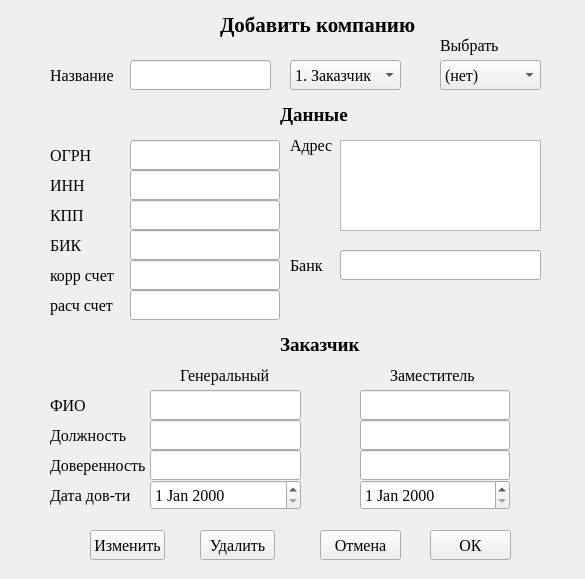
<?xml version="1.0" encoding="UTF-8"?>
<ui version="4.0">
 <class>widget</class>
 <widget class="QWidget" name="widget">
  <property name="geometry">
   <rect>
    <x>0</x>
    <y>0</y>
    <width>585</width>
    <height>579</height>
   </rect>
  </property>
  <property name="windowTitle">
   <string>Добавить заказчика</string>
  </property>
  <widget class="QLabel" name="label">
   <property name="geometry">
    <rect>
     <x>220</x>
     <y>10</y>
     <width>221</width>
     <height>30</height>
    </rect>
   </property>
   <property name="font">
    <font>
     <family>Times New Roman</family>
     <pointsize>16</pointsize>
     <bold>true</bold>
    </font>
   </property>
   <property name="text">
    <string>Добавить компанию</string>
   </property>
  </widget>
  <widget class="QLineEdit" name="company">
   <property name="geometry">
    <rect>
     <x>130</x>
     <y>60</y>
     <width>141</width>
     <height>30</height>
    </rect>
   </property>
   <property name="font">
    <font>
     <family>Times New Roman</family>
     <pointsize>12</pointsize>
    </font>
   </property>
   <property name="text">
    <string/>
   </property>
  </widget>
  <widget class="QLineEdit" name="kpp">
   <property name="geometry">
    <rect>
     <x>130</x>
     <y>200</y>
     <width>150</width>
     <height>30</height>
    </rect>
   </property>
   <property name="font">
    <font>
     <family>Times New Roman</family>
     <pointsize>12</pointsize>
    </font>
   </property>
   <property name="text">
    <string/>
   </property>
  </widget>
  <widget class="QLineEdit" name="inn">
   <property name="geometry">
    <rect>
     <x>130</x>
     <y>170</y>
     <width>150</width>
     <height>30</height>
    </rect>
   </property>
   <property name="font">
    <font>
     <family>Times New Roman</family>
     <pointsize>12</pointsize>
    </font>
   </property>
   <property name="text">
    <string/>
   </property>
  </widget>
  <widget class="QLineEdit" name="ogrn">
   <property name="geometry">
    <rect>
     <x>130</x>
     <y>140</y>
     <width>150</width>
     <height>30</height>
    </rect>
   </property>
   <property name="font">
    <font>
     <family>Times New Roman</family>
     <pointsize>12</pointsize>
    </font>
   </property>
   <property name="text">
    <string/>
   </property>
  </widget>
  <widget class="QLabel" name="label_2">
   <property name="geometry">
    <rect>
     <x>50</x>
     <y>60</y>
     <width>91</width>
     <height>30</height>
    </rect>
   </property>
   <property name="font">
    <font>
     <family>Times New Roman</family>
     <pointsize>12</pointsize>
    </font>
   </property>
   <property name="text">
    <string>Название</string>
   </property>
  </widget>
  <widget class="QLabel" name="label_3">
   <property name="geometry">
    <rect>
     <x>50</x>
     <y>200</y>
     <width>80</width>
     <height>30</height>
    </rect>
   </property>
   <property name="font">
    <font>
     <family>Times New Roman</family>
     <pointsize>12</pointsize>
    </font>
   </property>
   <property name="text">
    <string>КПП</string>
   </property>
  </widget>
  <widget class="QLabel" name="label_4">
   <property name="geometry">
    <rect>
     <x>50</x>
     <y>170</y>
     <width>80</width>
     <height>30</height>
    </rect>
   </property>
   <property name="font">
    <font>
     <family>Times New Roman</family>
     <pointsize>12</pointsize>
    </font>
   </property>
   <property name="text">
    <string>ИНН</string>
   </property>
  </widget>
  <widget class="QLabel" name="label_5">
   <property name="geometry">
    <rect>
     <x>50</x>
     <y>140</y>
     <width>80</width>
     <height>30</height>
    </rect>
   </property>
   <property name="font">
    <font>
     <family>Times New Roman</family>
     <pointsize>12</pointsize>
    </font>
   </property>
   <property name="text">
    <string>ОГРН</string>
   </property>
  </widget>
  <widget class="QLabel" name="label_6">
   <property name="geometry">
    <rect>
     <x>290</x>
     <y>130</y>
     <width>91</width>
     <height>30</height>
    </rect>
   </property>
   <property name="font">
    <font>
     <family>Times New Roman</family>
     <pointsize>12</pointsize>
    </font>
   </property>
   <property name="text">
    <string>Адрес</string>
   </property>
  </widget>
  <widget class="QPushButton" name="b_ok">
   <property name="geometry">
    <rect>
     <x>430</x>
     <y>530</y>
     <width>81</width>
     <height>30</height>
    </rect>
   </property>
   <property name="font">
    <font>
     <family>Times New Roman</family>
     <pointsize>12</pointsize>
    </font>
   </property>
   <property name="text">
    <string>ОК</string>
   </property>
  </widget>
  <widget class="QPushButton" name="b_cancel">
   <property name="geometry">
    <rect>
     <x>320</x>
     <y>530</y>
     <width>81</width>
     <height>30</height>
    </rect>
   </property>
   <property name="font">
    <font>
     <family>Times New Roman</family>
     <pointsize>12</pointsize>
    </font>
   </property>
   <property name="text">
    <string>Отмена</string>
   </property>
  </widget>
  <widget class="QLineEdit" name="korbill">
   <property name="geometry">
    <rect>
     <x>130</x>
     <y>260</y>
     <width>150</width>
     <height>30</height>
    </rect>
   </property>
   <property name="font">
    <font>
     <family>Times New Roman</family>
     <pointsize>12</pointsize>
    </font>
   </property>
   <property name="text">
    <string/>
   </property>
  </widget>
  <widget class="QLabel" name="label_7">
   <property name="geometry">
    <rect>
     <x>50</x>
     <y>260</y>
     <width>80</width>
     <height>30</height>
    </rect>
   </property>
   <property name="font">
    <font>
     <family>Times New Roman</family>
     <pointsize>12</pointsize>
    </font>
   </property>
   <property name="text">
    <string>корр счет</string>
   </property>
  </widget>
  <widget class="QLabel" name="label_8">
   <property name="geometry">
    <rect>
     <x>50</x>
     <y>230</y>
     <width>80</width>
     <height>30</height>
    </rect>
   </property>
   <property name="font">
    <font>
     <family>Times New Roman</family>
     <pointsize>12</pointsize>
    </font>
   </property>
   <property name="text">
    <string>БИК</string>
   </property>
  </widget>
  <widget class="QLineEdit" name="bik">
   <property name="geometry">
    <rect>
     <x>130</x>
     <y>230</y>
     <width>150</width>
     <height>30</height>
    </rect>
   </property>
   <property name="font">
    <font>
     <family>Times New Roman</family>
     <pointsize>12</pointsize>
    </font>
   </property>
   <property name="text">
    <string/>
   </property>
  </widget>
  <widget class="QLabel" name="label_9">
   <property name="geometry">
    <rect>
     <x>50</x>
     <y>290</y>
     <width>80</width>
     <height>30</height>
    </rect>
   </property>
   <property name="font">
    <font>
     <family>Times New Roman</family>
     <pointsize>12</pointsize>
    </font>
   </property>
   <property name="text">
    <string>расч счет</string>
   </property>
  </widget>
  <widget class="QLineEdit" name="rbill">
   <property name="geometry">
    <rect>
     <x>130</x>
     <y>290</y>
     <width>150</width>
     <height>30</height>
    </rect>
   </property>
   <property name="font">
    <font>
     <family>Times New Roman</family>
     <pointsize>12</pointsize>
    </font>
   </property>
   <property name="text">
    <string/>
   </property>
  </widget>
  <widget class="QLineEdit" name="bank">
   <property name="geometry">
    <rect>
     <x>340</x>
     <y>250</y>
     <width>201</width>
     <height>30</height>
    </rect>
   </property>
   <property name="font">
    <font>
     <family>Times New Roman</family>
     <pointsize>12</pointsize>
    </font>
   </property>
   <property name="text">
    <string/>
   </property>
  </widget>
  <widget class="QLineEdit" name="mng_boss">
   <property name="geometry">
    <rect>
     <x>360</x>
     <y>390</y>
     <width>150</width>
     <height>30</height>
    </rect>
   </property>
   <property name="font">
    <font>
     <family>Times New Roman</family>
     <pointsize>12</pointsize>
    </font>
   </property>
   <property name="text">
    <string/>
   </property>
  </widget>
  <widget class="QLineEdit" name="big_boss">
   <property name="geometry">
    <rect>
     <x>150</x>
     <y>390</y>
     <width>151</width>
     <height>30</height>
    </rect>
   </property>
   <property name="font">
    <font>
     <family>Times New Roman</family>
     <pointsize>12</pointsize>
    </font>
   </property>
   <property name="text">
    <string/>
   </property>
  </widget>
  <widget class="QLabel" name="label_11">
   <property name="geometry">
    <rect>
     <x>50</x>
     <y>390</y>
     <width>100</width>
     <height>30</height>
    </rect>
   </property>
   <property name="font">
    <font>
     <family>Times New Roman</family>
     <pointsize>12</pointsize>
    </font>
   </property>
   <property name="text">
    <string>ФИО</string>
   </property>
  </widget>
  <widget class="QLineEdit" name="mng_post">
   <property name="geometry">
    <rect>
     <x>360</x>
     <y>420</y>
     <width>150</width>
     <height>30</height>
    </rect>
   </property>
   <property name="font">
    <font>
     <family>Times New Roman</family>
     <pointsize>12</pointsize>
    </font>
   </property>
   <property name="text">
    <string/>
   </property>
  </widget>
  <widget class="QDateEdit" name="big_d_at">
   <property name="geometry">
    <rect>
     <x>150</x>
     <y>480</y>
     <width>151</width>
     <height>30</height>
    </rect>
   </property>
   <property name="font">
    <font>
     <family>Times New Roman</family>
     <pointsize>12</pointsize>
    </font>
   </property>
  </widget>
  <widget class="QLabel" name="label_15">
   <property name="geometry">
    <rect>
     <x>50</x>
     <y>480</y>
     <width>100</width>
     <height>30</height>
    </rect>
   </property>
   <property name="font">
    <font>
     <family>Times New Roman</family>
     <pointsize>12</pointsize>
    </font>
   </property>
   <property name="text">
    <string>Дата дов-ти</string>
   </property>
  </widget>
  <widget class="QLabel" name="label_16">
   <property name="geometry">
    <rect>
     <x>280</x>
     <y>100</y>
     <width>81</width>
     <height>30</height>
    </rect>
   </property>
   <property name="font">
    <font>
     <family>Times New Roman</family>
     <pointsize>14</pointsize>
     <bold>true</bold>
    </font>
   </property>
   <property name="text">
    <string>Данные</string>
   </property>
  </widget>
  <widget class="QLabel" name="label_18">
   <property name="geometry">
    <rect>
     <x>280</x>
     <y>330</y>
     <width>111</width>
     <height>30</height>
    </rect>
   </property>
   <property name="font">
    <font>
     <family>Times New Roman</family>
     <pointsize>14</pointsize>
     <bold>true</bold>
    </font>
   </property>
   <property name="text">
    <string>Заказчик</string>
   </property>
  </widget>
  <widget class="QLineEdit" name="big_post">
   <property name="geometry">
    <rect>
     <x>150</x>
     <y>420</y>
     <width>151</width>
     <height>30</height>
    </rect>
   </property>
   <property name="font">
    <font>
     <family>Times New Roman</family>
     <pointsize>12</pointsize>
    </font>
   </property>
   <property name="text">
    <string/>
   </property>
  </widget>
  <widget class="QLabel" name="label_19">
   <property name="geometry">
    <rect>
     <x>50</x>
     <y>420</y>
     <width>100</width>
     <height>30</height>
    </rect>
   </property>
   <property name="font">
    <font>
     <family>Times New Roman</family>
     <pointsize>12</pointsize>
    </font>
   </property>
   <property name="text">
    <string>Должность</string>
   </property>
  </widget>
  <widget class="QComboBox" name="cb_select">
   <property name="geometry">
    <rect>
     <x>440</x>
     <y>60</y>
     <width>101</width>
     <height>30</height>
    </rect>
   </property>
   <property name="font">
    <font>
     <family>Times New Roman</family>
     <pointsize>12</pointsize>
    </font>
   </property>
   <item>
    <property name="text">
     <string>(нет)</string>
    </property>
   </item>
  </widget>
  <widget class="QLabel" name="label_20">
   <property name="geometry">
    <rect>
     <x>440</x>
     <y>30</y>
     <width>141</width>
     <height>30</height>
    </rect>
   </property>
   <property name="font">
    <font>
     <family>Times New Roman</family>
     <pointsize>12</pointsize>
    </font>
   </property>
   <property name="text">
    <string>Выбрать</string>
   </property>
  </widget>
  <widget class="QPushButton" name="b_change">
   <property name="geometry">
    <rect>
     <x>90</x>
     <y>530</y>
     <width>75</width>
     <height>30</height>
    </rect>
   </property>
   <property name="font">
    <font>
     <family>Times New Roman</family>
     <pointsize>12</pointsize>
    </font>
   </property>
   <property name="text">
    <string>Изменить</string>
   </property>
  </widget>
  <widget class="QPushButton" name="b_kill">
   <property name="geometry">
    <rect>
     <x>200</x>
     <y>530</y>
     <width>75</width>
     <height>30</height>
    </rect>
   </property>
   <property name="font">
    <font>
     <family>Times New Roman</family>
     <pointsize>12</pointsize>
    </font>
   </property>
   <property name="text">
    <string>Удалить</string>
   </property>
  </widget>
  <widget class="QComboBox" name="cb_status">
   <property name="geometry">
    <rect>
     <x>290</x>
     <y>60</y>
     <width>111</width>
     <height>30</height>
    </rect>
   </property>
   <property name="font">
    <font>
     <family>Times New Roman</family>
     <pointsize>12</pointsize>
    </font>
   </property>
   <item>
    <property name="text">
     <string>1. Заказчик</string>
    </property>
   </item>
   <item>
    <property name="text">
     <string>2. Подрядчик</string>
    </property>
   </item>
   <item>
    <property name="text">
     <string>3. Прочие</string>
    </property>
   </item>
  </widget>
  <widget class="QLineEdit" name="big_at">
   <property name="geometry">
    <rect>
     <x>150</x>
     <y>450</y>
     <width>151</width>
     <height>30</height>
    </rect>
   </property>
   <property name="font">
    <font>
     <family>Times New Roman</family>
     <pointsize>12</pointsize>
    </font>
   </property>
   <property name="text">
    <string/>
   </property>
  </widget>
  <widget class="QLabel" name="label_21">
   <property name="geometry">
    <rect>
     <x>50</x>
     <y>450</y>
     <width>100</width>
     <height>30</height>
    </rect>
   </property>
   <property name="font">
    <font>
     <family>Times New Roman</family>
     <pointsize>12</pointsize>
    </font>
   </property>
   <property name="text">
    <string>Доверенность</string>
   </property>
  </widget>
  <widget class="QLineEdit" name="mng_at">
   <property name="geometry">
    <rect>
     <x>360</x>
     <y>450</y>
     <width>150</width>
     <height>30</height>
    </rect>
   </property>
   <property name="font">
    <font>
     <family>Times New Roman</family>
     <pointsize>12</pointsize>
    </font>
   </property>
   <property name="text">
    <string/>
   </property>
  </widget>
  <widget class="QDateEdit" name="mng_d_at">
   <property name="geometry">
    <rect>
     <x>360</x>
     <y>480</y>
     <width>150</width>
     <height>30</height>
    </rect>
   </property>
   <property name="font">
    <font>
     <family>Times New Roman</family>
     <pointsize>12</pointsize>
    </font>
   </property>
  </widget>
  <widget class="QLabel" name="label_12">
   <property name="geometry">
    <rect>
     <x>180</x>
     <y>360</y>
     <width>101</width>
     <height>30</height>
    </rect>
   </property>
   <property name="font">
    <font>
     <family>Times New Roman</family>
     <pointsize>12</pointsize>
    </font>
   </property>
   <property name="text">
    <string>Генеральный</string>
   </property>
  </widget>
  <widget class="QLabel" name="label_13">
   <property name="geometry">
    <rect>
     <x>390</x>
     <y>360</y>
     <width>150</width>
     <height>30</height>
    </rect>
   </property>
   <property name="font">
    <font>
     <family>Times New Roman</family>
     <pointsize>12</pointsize>
    </font>
   </property>
   <property name="text">
    <string>Заместитель</string>
   </property>
  </widget>
  <widget class="QTextEdit" name="adr">
   <property name="geometry">
    <rect>
     <x>340</x>
     <y>140</y>
     <width>201</width>
     <height>91</height>
    </rect>
   </property>
   <property name="font">
    <font>
     <family>Times New Roman</family>
     <pointsize>12</pointsize>
    </font>
   </property>
   <property name="html">
    <string>&lt;!DOCTYPE HTML PUBLIC &quot;-//W3C//DTD HTML 4.0//EN&quot; &quot;http://www.w3.org/TR/REC-html40/strict.dtd&quot;&gt;
&lt;html&gt;&lt;head&gt;&lt;meta name=&quot;qrichtext&quot; content=&quot;1&quot; /&gt;&lt;meta charset=&quot;utf-8&quot; /&gt;&lt;style type=&quot;text/css&quot;&gt;
p, li { white-space: pre-wrap; }
&lt;/style&gt;&lt;/head&gt;&lt;body style=&quot; font-family:'Times New Roman'; font-size:12pt; font-weight:400; font-style:normal;&quot;&gt;
&lt;p style=&quot;-qt-paragraph-type:empty; margin-top:0px; margin-bottom:0px; margin-left:0px; margin-right:0px; -qt-block-indent:0; text-indent:0px; font-family:'Segoe UI'; font-size:9pt;&quot;&gt;&lt;br /&gt;&lt;/p&gt;&lt;/body&gt;&lt;/html&gt;</string>
   </property>
  </widget>
  <widget class="QLabel" name="label_10">
   <property name="geometry">
    <rect>
     <x>290</x>
     <y>250</y>
     <width>49</width>
     <height>30</height>
    </rect>
   </property>
   <property name="font">
    <font>
     <family>Times New Roman</family>
     <pointsize>12</pointsize>
    </font>
   </property>
   <property name="text">
    <string>Банк</string>
   </property>
  </widget>
 </widget>
 <resources/>
 <connections/>
</ui>
